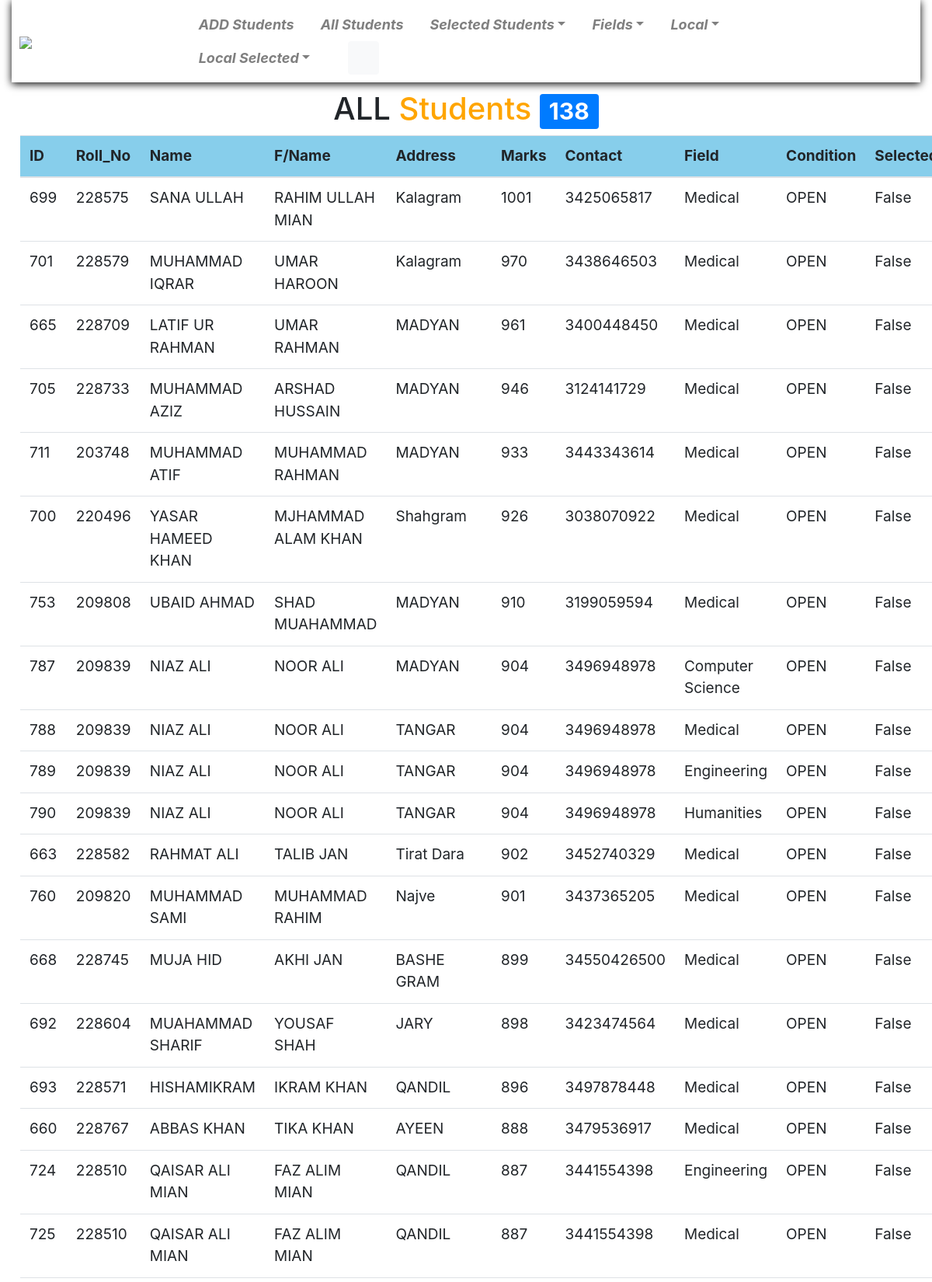
Screenshot of /All/ (upper part) with the database file from the repository.
### main/models.py (models this page shows, shortened)
class Student(models.Model):
	id=models.AutoField(auto_created=True, primary_key=True, serialize=False, verbose_name='ID')
	Conditions=[('OPEN','OPEN'),('LOCAL','LOCAL'),]
	FIELD1_S=[('Medical','Medical'),('Engineering','Engineering'),('Computer Science','Computer Science'),('Humanities','Humanities'),]
	Name=models.CharField(max_length=100)
	F_Name=models.CharField(max_length=100)
	Roll_No=models.PositiveIntegerField()
	Address=models.CharField(max_length=100,blank=False)
	Marks=models.PositiveIntegerField()
	Contact=models.PositiveIntegerField()
	FIELDS=models.CharField(max_length=20,choices=FIELD1_S,default='Medical')
	Condition=models.CharField(max_length=10,choices=Conditions,default='OPEN')
	Entry_Date=models.DateTimeField(default=timezone.now())
	Selected=models.BooleanField(null=True,blank=True,default=False)
	Selected_Date=models.DateTimeField(null=True,blank=True)
	class Meta:
		ordering=('-Marks',)

### main/views.py (the view)
# urls.py: path('All/', views.list_view,name='list_view'),
def list_view(request):
	students=Student.objects.filter(Condition='OPEN')
	return render(request,'main/students_list.html',{'students':students})

### main/templates/main/students_list.html (shortened to what this page needs)
{% extends 'base.html' %}
{% block content %}
<h1 style="text-align: center;">ALL <span style="color: orange;">Students </span><span class="badge badge-primary">{{students.count}}</span></h1>
<table class="table">
	<thead>
		<th>ID</th>
		<th>Roll_No</th>
		<th>Name</th>
		<th>F/Name</th>
		<th>Address</th>
		<th>Marks</th>
		<th>Contact</th>
		<th>Field</th>
		<th>Condition</th>
		<th>Selected</th>
	</thead>
	<tbody>
		{% for std1 in students %}
		<tr>
			<td>{{std1.id}}</td>
			<td>{{std1.Roll_No}}</td>
			<td>{{std1.Name}}</td>
			<td>{{std1.F_Name}}</td>
			<td>{{std1.Address}}</td>
			<td>{{std1.Marks}}</td>
			<td>{{std1.Contact}}</td>
			<td>{{std1.FIELDS}}</td>
			<td>{{std1.Condition}}</td>
			<td>{{std1.Selected}}</td>
		</tr>
		{% endfor %}
	</tbody>
</table>
{% endblock content %}

### Admission/static/css1/style.css (style rules this page uses)
table { font-size: 19px; }
table th { background: skyblue; }

### rows the page displays
Student: id "699", Roll_No "228575", Name "SANA ULLAH", F_Name "RAHIM ULLAH MIAN", Address "Kalagram", Marks "1001", Contact "3425065817", FIELDS "Medical", Condition "OPEN", Selected "False"
Student: id "701", Roll_No "228579", Name "MUHAMMAD IQRAR", F_Name "UMAR HAROON", Address "Kalagram", Marks "970", Contact "3438646503", FIELDS "Medical", Condition "OPEN", Selected "False"
Student: id "665", Roll_No "228709", Name "LATIF UR RAHMAN", F_Name "UMAR RAHMAN", Address "MADYAN", Marks "961", Contact "3400448450", FIELDS "Medical", Condition "OPEN", Selected "False"
Student: id "705", Roll_No "228733", Name "MUHAMMAD AZIZ", F_Name "ARSHAD HUSSAIN", Address "MADYAN", Marks "946", Contact "3124141729", FIELDS "Medical", Condition "OPEN", Selected "False"
Student: id "711", Roll_No "203748", Name "MUHAMMAD ATIF", F_Name "MUHAMMAD RAHMAN", Address "MADYAN", Marks "933", Contact "3443343614", FIELDS "Medical", Condition "OPEN", Selected "False"
Student: id "700", Roll_No "220496", Name "YASAR HAMEED KHAN", F_Name "MJHAMMAD ALAM KHAN", Address "Shahgram", Marks "926", Contact "3038070922", FIELDS "Medical", Condition "OPEN", Selected "False"
Student: id "753", Roll_No "209808", Name "UBAID AHMAD", F_Name "SHAD MUAHAMMAD", Address "MADYAN", Marks "910", Contact "3199059594", FIELDS "Medical", Condition "OPEN", Selected "False"
Student: id "787", Roll_No "209839", Name "NIAZ ALI", F_Name "NOOR ALI", Address "MADYAN", Marks "904", Contact "3496948978", FIELDS "Computer Science", Condition "OPEN", Selected "False"
Student: id "788", Roll_No "209839", Name "NIAZ ALI", F_Name "NOOR ALI", Address "TANGAR", Marks "904", Contact "3496948978", FIELDS "Medical", Condition "OPEN", Selected "False"
Student: id "789", Roll_No "209839", Name "NIAZ ALI", F_Name "NOOR ALI", Address "TANGAR", Marks "904", Contact "3496948978", FIELDS "Engineering", Condition "OPEN", Selected "False"
Student: id "790", Roll_No "209839", Name "NIAZ ALI", F_Name "NOOR ALI", Address "TANGAR", Marks "904", Contact "3496948978", FIELDS "Humanities", Condition "OPEN", Selected "False"
Student: id "663", Roll_No "228582", Name "RAHMAT ALI", F_Name "TALIB JAN", Address "Tirat Dara", Marks "902", Contact "3452740329", FIELDS "Medical", Condition "OPEN", Selected "False"
Student: id "760", Roll_No "209820", Name "MUHAMMAD SAMI", F_Name "MUHAMMAD RAHIM", Address "Najve", Marks "901", Contact "3437365205", FIELDS "Medical", Condition "OPEN", Selected "False"
Student: id "668", Roll_No "228745", Name "MUJA HID", F_Name "AKHI JAN", Address "BASHE GRAM", Marks "899", Contact "34550426500", FIELDS "Medical", Condition "OPEN", Selected "False"
Student: id "692", Roll_No "228604", Name "MUAHAMMAD SHARIF", F_Name "YOUSAF SHAH", Address "JARY", Marks "898", Contact "3423474564", FIELDS "Medical", Condition "OPEN", Selected "False"
Student: id "693", Roll_No "228571", Name "HISHAMIKRAM", F_Name "IKRAM KHAN", Address "QANDIL", Marks "896", Contact "3497878448", FIELDS "Medical", Condition "OPEN", Selected "False"
Student: id "660", Roll_No "228767", Name "ABBAS KHAN", F_Name "TIKA KHAN", Address "AYEEN", Marks "888", Contact "3479536917", FIELDS "Medical", Condition "OPEN", Selected "False"
Student: id "724", Roll_No "228510", Name "QAISAR ALI MIAN", F_Name "FAZ ALIM MIAN", Address "QANDIL", Marks "887", Contact "3441554398", FIELDS "Engineering", Condition "OPEN", Selected "False"
Student: id "725", Roll_No "228510", Name "QAISAR ALI MIAN", F_Name "FAZ ALIM MIAN", Address "QANDIL", Marks "887", Contact "3441554398", FIELDS "Medical", Condition "OPEN", Selected "False"

### other values shown
{{ students.count }} "138"
